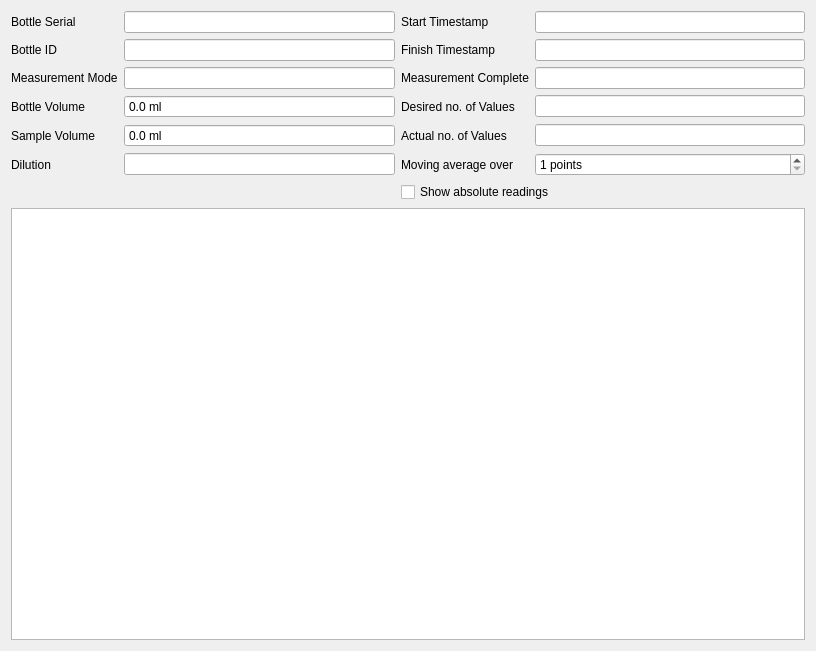
<?xml version="1.0" encoding="UTF-8"?>
<ui version="4.0">
 <class>Form</class>
 <widget class="QWidget" name="Form">
  <property name="geometry">
   <rect>
    <x>0</x>
    <y>0</y>
    <width>816</width>
    <height>651</height>
   </rect>
  </property>
  <property name="windowTitle">
   <string>Form</string>
  </property>
  <layout class="QVBoxLayout" name="verticalLayout">
   <item>
    <layout class="QGridLayout" name="header_layout">
     <item row="2" column="3">
      <widget class="QLineEdit" name="measurement_complete_edit">
       <property name="readOnly">
        <bool>true</bool>
       </property>
      </widget>
     </item>
     <item row="0" column="0">
      <widget class="QLabel" name="bottle_serial_label">
       <property name="text">
        <string>Bottle Serial</string>
       </property>
       <property name="buddy">
        <cstring>bottle_serial_edit</cstring>
       </property>
      </widget>
     </item>
     <item row="1" column="3">
      <widget class="QLineEdit" name="finish_timestamp_edit">
       <property name="readOnly">
        <bool>true</bool>
       </property>
      </widget>
     </item>
     <item row="2" column="0">
      <widget class="QLabel" name="measurement_mode_label">
       <property name="text">
        <string>Measurement Mode</string>
       </property>
       <property name="buddy">
        <cstring>measurement_mode_edit</cstring>
       </property>
      </widget>
     </item>
     <item row="1" column="1">
      <widget class="QLineEdit" name="bottle_id_edit">
       <property name="readOnly">
        <bool>true</bool>
       </property>
      </widget>
     </item>
     <item row="1" column="0">
      <widget class="QLabel" name="bottle_id_label">
       <property name="text">
        <string>Bottle ID</string>
       </property>
       <property name="buddy">
        <cstring>bottle_id_edit</cstring>
       </property>
      </widget>
     </item>
     <item row="3" column="2">
      <widget class="QLabel" name="desired_values_label">
       <property name="text">
        <string>Desired no. of Values</string>
       </property>
       <property name="buddy">
        <cstring>desired_values_edit</cstring>
       </property>
      </widget>
     </item>
     <item row="4" column="0">
      <widget class="QLabel" name="sample_volume_label">
       <property name="text">
        <string>Sample Volume</string>
       </property>
      </widget>
     </item>
     <item row="4" column="2">
      <widget class="QLabel" name="actual_values_label">
       <property name="text">
        <string>Actual no. of Values</string>
       </property>
       <property name="buddy">
        <cstring>actual_values_edit</cstring>
       </property>
      </widget>
     </item>
     <item row="2" column="2">
      <widget class="QLabel" name="measurement_complete_label">
       <property name="text">
        <string>Measurement Complete</string>
       </property>
       <property name="buddy">
        <cstring>measurement_complete_edit</cstring>
       </property>
      </widget>
     </item>
     <item row="3" column="0">
      <widget class="QLabel" name="bottle_volume_label">
       <property name="text">
        <string>Bottle Volume</string>
       </property>
      </widget>
     </item>
     <item row="2" column="1">
      <widget class="QLineEdit" name="measurement_mode_edit">
       <property name="readOnly">
        <bool>true</bool>
       </property>
      </widget>
     </item>
     <item row="3" column="3">
      <widget class="QLineEdit" name="desired_values_edit">
       <property name="readOnly">
        <bool>true</bool>
       </property>
      </widget>
     </item>
     <item row="0" column="1">
      <widget class="QLineEdit" name="bottle_serial_edit">
       <property name="readOnly">
        <bool>true</bool>
       </property>
      </widget>
     </item>
     <item row="0" column="2">
      <widget class="QLabel" name="start_timestamp_label">
       <property name="text">
        <string>Start Timestamp</string>
       </property>
       <property name="buddy">
        <cstring>start_timestamp_edit</cstring>
       </property>
      </widget>
     </item>
     <item row="1" column="2">
      <widget class="QLabel" name="finish_timestamp_label">
       <property name="text">
        <string>Finish Timestamp</string>
       </property>
       <property name="buddy">
        <cstring>finish_timestamp_edit</cstring>
       </property>
      </widget>
     </item>
     <item row="0" column="3">
      <widget class="QLineEdit" name="start_timestamp_edit">
       <property name="readOnly">
        <bool>true</bool>
       </property>
      </widget>
     </item>
     <item row="4" column="3">
      <widget class="QLineEdit" name="actual_values_edit">
       <property name="readOnly">
        <bool>true</bool>
       </property>
      </widget>
     </item>
     <item row="5" column="0">
      <widget class="QLabel" name="dilution_label">
       <property name="text">
        <string>Dilution</string>
       </property>
       <property name="buddy">
        <cstring>dilution_edit</cstring>
       </property>
      </widget>
     </item>
     <item row="5" column="1">
      <widget class="QLineEdit" name="dilution_edit"/>
     </item>
     <item row="5" column="2">
      <widget class="QLabel" name="average_label">
       <property name="text">
        <string>Moving average over</string>
       </property>
      </widget>
     </item>
     <item row="5" column="3">
      <widget class="QSpinBox" name="average_spin">
       <property name="suffix">
        <string> points</string>
       </property>
       <property name="minimum">
        <number>1</number>
       </property>
       <property name="maximum">
        <number>50</number>
       </property>
      </widget>
     </item>
     <item row="6" column="2" colspan="2">
      <widget class="QCheckBox" name="absolute_check">
       <property name="text">
        <string>Show absolute readings</string>
       </property>
      </widget>
     </item>
     <item row="3" column="1">
      <widget class="QDoubleSpinBox" name="bottle_volume_spin">
       <property name="readOnly">
        <bool>true</bool>
       </property>
       <property name="buttonSymbols">
        <enum>QAbstractSpinBox::NoButtons</enum>
       </property>
       <property name="suffix">
        <string> ml</string>
       </property>
       <property name="decimals">
        <number>1</number>
       </property>
      </widget>
     </item>
     <item row="4" column="1">
      <widget class="QDoubleSpinBox" name="sample_volume_spin">
       <property name="readOnly">
        <bool>true</bool>
       </property>
       <property name="buttonSymbols">
        <enum>QAbstractSpinBox::NoButtons</enum>
       </property>
       <property name="suffix">
        <string> ml</string>
       </property>
       <property name="decimals">
        <number>1</number>
       </property>
      </widget>
     </item>
    </layout>
   </item>
   <item>
    <widget class="QSplitter" name="splitter">
     <property name="sizePolicy">
      <sizepolicy hsizetype="Expanding" vsizetype="Expanding">
       <horstretch>0</horstretch>
       <verstretch>0</verstretch>
      </sizepolicy>
     </property>
     <property name="orientation">
      <enum>Qt::Horizontal</enum>
     </property>
     <widget class="QTreeView" name="readings_view">
      <property name="editTriggers">
       <set>QAbstractItemView::NoEditTriggers</set>
      </property>
      <property name="alternatingRowColors">
       <bool>true</bool>
      </property>
      <property name="uniformRowHeights">
       <bool>true</bool>
      </property>
      <property name="allColumnsShowFocus">
       <bool>true</bool>
      </property>
      <property name="expandsOnDoubleClick">
       <bool>false</bool>
      </property>
     </widget>
    </widget>
   </item>
  </layout>
 </widget>
 <tabstops>
  <tabstop>bottle_serial_edit</tabstop>
  <tabstop>bottle_id_edit</tabstop>
  <tabstop>measurement_mode_edit</tabstop>
  <tabstop>bottle_volume_spin</tabstop>
  <tabstop>sample_volume_spin</tabstop>
  <tabstop>dilution_edit</tabstop>
  <tabstop>start_timestamp_edit</tabstop>
  <tabstop>finish_timestamp_edit</tabstop>
  <tabstop>measurement_complete_edit</tabstop>
  <tabstop>desired_values_edit</tabstop>
  <tabstop>actual_values_edit</tabstop>
  <tabstop>average_spin</tabstop>
  <tabstop>absolute_check</tabstop>
  <tabstop>readings_view</tabstop>
 </tabstops>
 <resources/>
 <connections/>
</ui>
